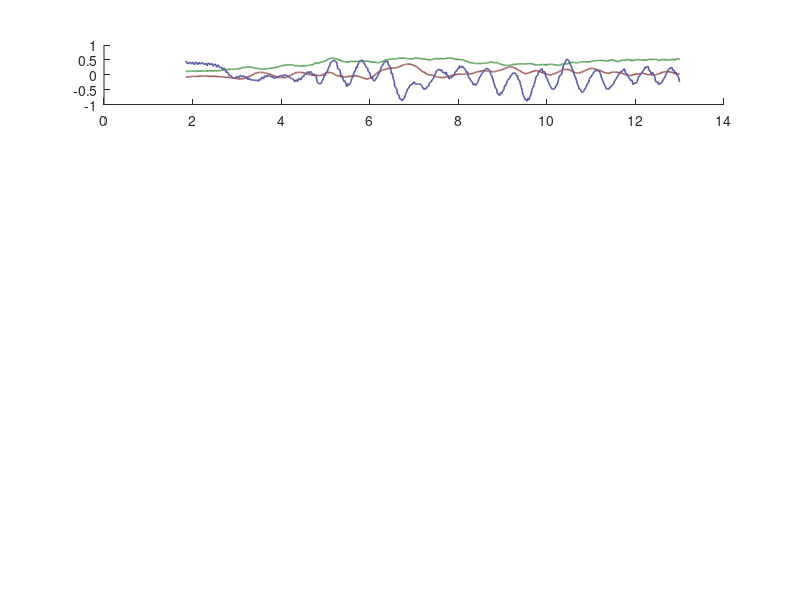

MATLAB code to generate this figure: (Note: this script raises an error after producing the figure.)
clear all;
load('DESKTOP-4J3FS1P_2023_08_19_04_43_30FlapperInQualisys.mat')
DarkRed = [0.7,0.2,0.2];
PatchRed = [0.5,0.25,0.25];
LighGrayRed = [0.9,0.5,0.5];

DarkRed_2 = [0.5,0.3,0.3];
PatchRed_2 = [0.8,0.6,0.6];
LighGrayRed_2 = [0.95,0.55,0.75];

DarkGreen = [0.2,0.7,0.2];
PatchGreen = [0.25,0.5,0.25];
LighGrayGreen = [0.5,0.9,0.5];

DarkGreen_2 = [0.3,0.5,0.3];
PatchGreen_2 = [0.6,0.8,0.6];
LighGrayGreen_2 = [0.55,0.95,0.65];

DarkBlue = [0.2,0.2 ,0.7];
PatchBlue = [0.25,0.25, 0.5];
LighGrayBlue = [0.5,0.5,0.9];

DarkBlue_2 = [0.3,0.3,0.5];
PatchBlue_2 = [0.6,0.6,0.8];
LighGrayBlue_2 = [0.55,0.7,0.95];

LighGray = [0.8,0.8,0.8];


LineWidth = 0.9;
Emph = 1.3;
BasisRotation = [1, 0, 0;...
                 0, 0, 1;...
                 0,-1, 0]';
             
% x_tick = [0 2000 4000 6000 8000 10000 12000];
figure;
subplot(5,1,1);
hold on;
Cut = 200 : 1400;

plot(record_time_stamp(Cut),deg2rad(record_Sensor_data(Cut,4)) ,"-",'LineWidth',LineWidth* Emph,'Color',LighGrayRed * 0.7);
plot(record_time_stamp(Cut),deg2rad(record_Sensor_data(Cut,5)) ,"-",'LineWidth',LineWidth* Emph,'Color',LighGrayGreen * 0.7);
plot(record_time_stamp(Cut),deg2rad(record_Sensor_data(Cut,6)) ,"-",'LineWidth',LineWidth* Emph,'Color',LighGrayBlue* 0.7);

x_tick = record_time_stamp(Cut(1)) + ...
        (record_time_stamp(Cut(end)) - record_time_stamp(Cut(1))) * (0 : 0.2 : 1);
x_tick = roundn(x_tick,-2);
y_tick = [-3.14,  0,  3.14];
set(gca,'xtick',x_tick);
set(gca,'ytick',y_tick);
axis([x_tick(1) x_tick(end) y_tick(1) y_tick(end)]);
grid on;
h = gca;
set(h,'LineWidth',1,'GridLineStyle','--','GridAlpha',1,'GridColor',[0.9,0.9,0.9])
hold off;
legend('Roll','Pitch','Yaw');


idnetical_rot = [1,0,0;...
                 0,1,0;...
                 0,0,1];
G =             [1,0,0;...
                 0,1,0;...
                 0,0,1];
psi = ones(1,size(Cut,2));
for i = 1 : size(Cut,2)
    psi(i) = 0.5 * trace (G * (idnetical_rot ...
        - idnetical_rot' * reshape(record_Flapper_att(Cut(i),:,:), 3, 3))); 
end
subplot(5,1,2);
plot(record_time_stamp(Cut),psi ,"-",'LineWidth',LineWidth* Emph,'Color',LighGray * 0.6);
y_tick = [-0.1,  1,  2.1];
set(gca,'xtick',x_tick);
set(gca,'ytick',y_tick);
axis([x_tick(1) x_tick(end) y_tick(1) y_tick(end)]);
grid on;
h = gca;
set(h,'LineWidth',1,'GridLineStyle','--','GridAlpha',1,'GridColor',[0.9,0.9,0.9])
hold off;

subplot(5,1,3);
hold on;
% for i = 2:4 
%         plot(record_time_stamp(Cut),record_Output_channel_data(Cut,i))
% end

plot(record_time_stamp(Cut),record_com(Cut,2) ,"-",'LineWidth',LineWidth,'Color',LighGrayRed * 0.7);
plot(record_time_stamp(Cut),record_com(Cut,3) ,"-",'LineWidth',LineWidth,'Color',LighGrayGreen * 0.7);
plot(record_time_stamp(Cut),record_com(Cut,4) ,"-",'LineWidth',LineWidth,'Color',LighGrayBlue* 0.7);


y_tick = -1 : 1 : 1;
set(gca,'xtick',x_tick);
set(gca,'ytick',y_tick);
axis([x_tick(1) x_tick(end) y_tick(1) y_tick(end)]);
grid on;
h = gca;
set(h,'LineWidth',1,'GridLineStyle','--','GridAlpha',1,'GridColor',[0.9,0.9,0.9])
hold off;

subplot(5,1,4);
hold on;
% for i = 2:4 
%         plot(record_time_stamp(Cut),record_Output_channel_data(Cut,i))
% end

plot(record_time_stamp(Cut),record_p(Cut,1) ,"-",'LineWidth',LineWidth,'Color',LighGrayRed * 0.7);
plot(record_time_stamp(Cut),record_p(Cut,2) ,"-",'LineWidth',LineWidth,'Color',LighGrayGreen * 0.7);
plot(record_time_stamp(Cut),record_p(Cut,3) ,"-",'LineWidth',LineWidth,'Color',LighGrayBlue* 0.7);
legend('X','Y','Z');

y_tick = -4 : 2 : 4;
set(gca,'xtick',x_tick);
set(gca,'ytick',y_tick);
axis([x_tick(1) x_tick(end) y_tick(1) y_tick(end)]);
grid on;
h = gca;
set(h,'LineWidth',1,'GridLineStyle','--','GridAlpha',1,'GridColor',[0.9,0.9,0.9])
hold off;

subplot(5,1,5);
hold on;
% for i = 2:4 
%         plot(record_time_stamp(Cut),record_Output_channel_data(Cut,i))
% end

plot(record_time_stamp(Cut),record_Observer_v(Cut,1) ,"-",'LineWidth',LineWidth,'Color',LighGrayRed * 0.7);
plot(record_time_stamp(Cut),record_Observer_v(Cut,2) ,"-",'LineWidth',LineWidth,'Color',LighGrayGreen * 0.7);
plot(record_time_stamp(Cut),record_Observer_v(Cut,3) ,"-",'LineWidth',LineWidth,'Color',LighGrayBlue* 0.7);

legend('X','Y','Z');

y_tick = -1 : 1 : 2;
set(gca,'xtick',x_tick);
set(gca,'ytick',y_tick);
axis([x_tick(1) x_tick(end) y_tick(1) y_tick(end)]);
grid on;
h = gca;
set(h,'LineWidth',1,'GridLineStyle','--','GridAlpha',1,'GridColor',[0.9,0.9,0.9])
hold off;